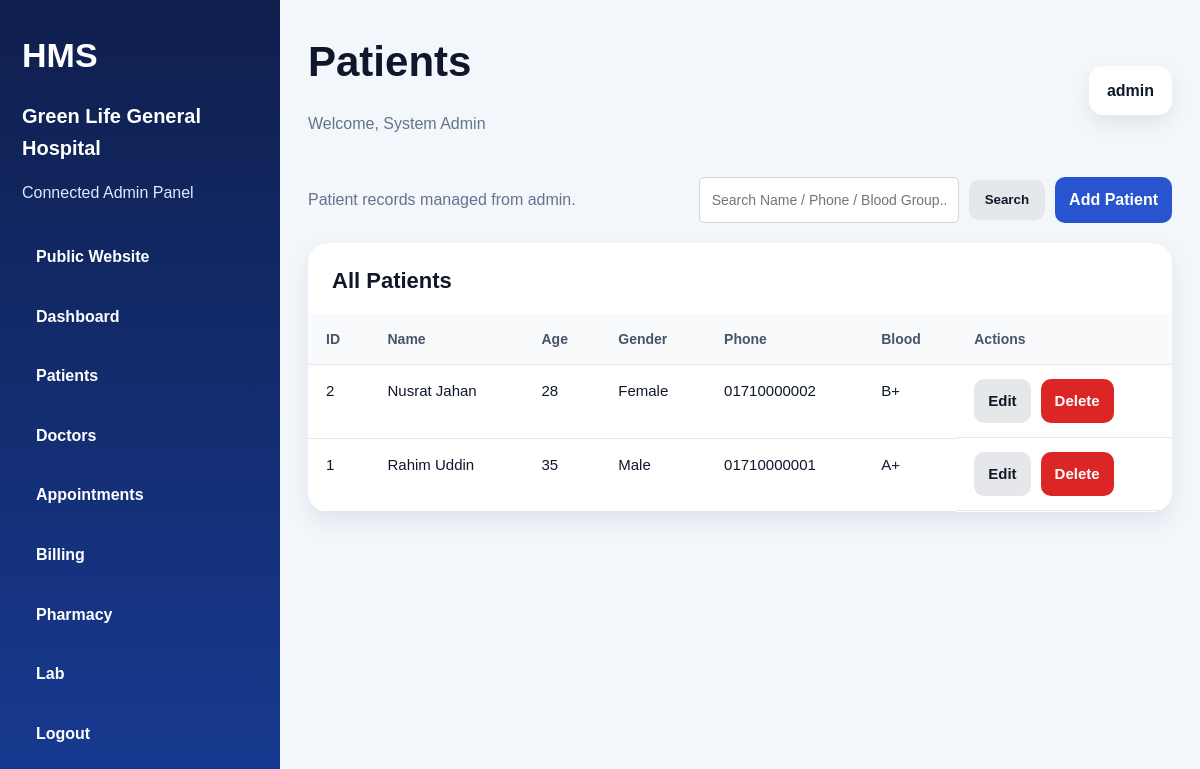
Screenshot of /admin/modules/patients/index.php (signed in) with the database file from the repository.
### tables this page shows
CREATE TABLE patients (
  id INT AUTO_INCREMENT PRIMARY KEY,
  name VARCHAR(120) NOT NULL,
  age INT DEFAULT 0,
  gender VARCHAR(20) DEFAULT 'Male',
  phone VARCHAR(30) NOT NULL,
  blood_group VARCHAR(10) DEFAULT '',
  address VARCHAR(255) DEFAULT '',
  created_at DATETIME NOT NULL
);

### config/app.php (called while the page is built, shortened)
<?php
function e($v): string
{
    return htmlspecialchars((string) $v, ENT_QUOTES, 'UTF-8');
}

### admin/modules/patients/index.php (the view, shortened to what this page needs)
<?php
require_once __DIR__ . '/../../../config/database.php';
$sql = "
    SELECT *
    FROM patients
";
$params = [];
$sql .= " ORDER BY id DESC";
$stmt = $pdo->prepare($sql);
$stmt->execute($params);
$rows = $stmt->fetchAll();
include __DIR__ . '/../../partials/header.php';
?>
<div class="toolbar">
    <div class="muted">
        Patient records managed from admin.
    </div>
    <div class="toolbar-actions">
        <form method="GET" class="search-form">
            <input
                type="text"
                name="search"
                class="form-control"
                placeholder="Search Name / Phone / Blood Group..."
                value="<?= e($_GET['search'] ?? '') ?>">
            <button type="submit" class="btn btn-secondary">
                Search
            </button>
        </form>
        <a class="btn btn-primary" href="form.php">
            Add Patient
        </a>
    </div>
</div>
<div class="table-card">
    <div class="table-head">
        <h3>All Patients</h3>
    </div>
    <div class="table-wrap">
        <table class="table">
            <thead>
                <tr>
                    <th>ID</th>
                    <th>Name</th>
                    <th>Age</th>
                    <th>Gender</th>
                    <th>Phone</th>
                    <th>Blood</th>
                    <th>Actions</th>
                </tr>
            </thead>
            <tbody>
            <?php if(count($rows) > 0): ?>
                <?php foreach($rows as $r): ?>
                <tr>
                    <td><?= e($r['id']) ?></td>
                    <td><?= e($r['name']) ?></td>
                    <td><?= e($r['age']) ?></td>
                    <td><?= e($r['gender']) ?></td>
                    <td><?= e($r['phone']) ?></td>
                    <td><?= e($r['blood_group']) ?></td>
                    <td class="actions">
                        <a class="btn btn-secondary"
                           href="form.php?id=<?= e($r['id']) ?>">
                            Edit
                        </a>
                        <a class="btn btn-danger"
                           data-confirm="Delete patient?"
                           href="delete.php?id=<?= e($r['id']) ?>">
                            Delete
                        </a>
                    </td>
                </tr>
                <?php endforeach; ?>
            <?php endif; ?>
            </tbody>
        </table>
    </div>
</div>
<?php include __DIR__ . '/../../partials/footer.php'; ?>

### assets/css/style.css (style rules this page uses)
:root { --bg:#f4f7fb; --card:#fff; --text:#172033; --muted:#5f6b7a; --pri:#1d4ed8; --pri2:#0f172a; --line:#e5e7eb; --success:#16a34a; --warn:#d97706; --danger:#dc2626; --radius:22px; --shadow:0 16px 36px rgba(15,23,42,.10) }
* { box-sizing:border-box }
html { scroll-behavior:smooth }
body { margin:0; font-family:Arial,Helvetica,sans-serif; background:var(--bg); color:var(--text); line-height:1.6 }
a { text-decoration:none; color:inherit }
.btn { display:inline-flex; align-items:center; justify-content:center; padding:13px 20px; border-radius:14px; border:none; cursor:pointer; font-weight:700; transition:.25s ease }
.btn-primary { background:var(--pri); color:#fff }
.btn-secondary { background:#eef2ff; color:var(--pri2) }
.btn-danger { background:#fee2e2; color:#991b1b }
.muted { color:var(--muted) }
.hero-card, .panel, .table-card, .stat-card, .info-card, .login-panel { background:var(--card); border-radius:var(--radius); box-shadow:var(--shadow) }
.form-control { width: 100%; height: 48px; border: 1px solid #d1d5db; border-radius: 12px; padding: 12px 14px; font-size: 15px; color: #111827; background: #ffffff; outline: none; box-sizing: border-box; }
.muted { color:#6b7280; }
.btn { display:inline-block; padding:12px 18px; border-radius:8px; text-decoration:none; border:none; cursor:pointer; font-weight:600; }
.btn-primary { background:#2854cf; color:#fff; }
.btn-secondary { background:#e5e7eb; color:#111827; }
.muted { color: #6b7280; }
.btn { display: inline-block; padding: 12px 18px; border-radius: 10px; text-decoration: none; border: none; cursor: pointer; font-weight: 600; }
.btn-primary { background: #2854cf; color: #fff; }
.btn-secondary { background: #e5e7eb; color: #111827; }
.admin-body { margin: 0; background: #f3f6fb; font-family: Arial, sans-serif; color: #0f172a; }
.table-card { background: #ffffff; border-radius: 20px; box-shadow: 0 10px 24px rgba(15, 23, 42, 0.08); overflow: hidden; }
.table-head { padding: 20px 24px 0; }
.table-head h3 { margin: 0 0 16px; font-size: 22px; color: #0f172a; }
.table-wrap { width: 100%; overflow-x: auto; }
.table { width: 100%; border-collapse: collapse; }
.table th, .table td { padding: 14px 18px; text-align: left; border-bottom: 1px solid #e5e7eb; }
.table th { background: #f8fafc; font-size: 14px; color: #475569; font-weight: 800; }
.table td { font-size: 15px; color: #0f172a; }
.muted { color: #64748b; }
.toolbar { display: flex; align-items: center; justify-content: space-between; gap: 16px; margin-bottom: 20px; flex-wrap: wrap; }
.actions { display: flex; gap: 10px; flex-wrap: wrap; }
.btn-danger { background: #dc2626; color: #ffffff; text-decoration: none; padding: 10px 14px; border-radius: 10px; font-weight: 600; display: inline-block; }
.btn-secondary { background: #e5e7eb; color: #111827; text-decoration: none; padding: 10px 14px; border-radius: 10px; font-weight: 600; display: inline-block; }
.btn-primary { background: #2854cf; color: #ffffff; text-decoration: none; padding: 10px 14px; border-radius: 10px; font-weight: 600; display: inline-block; }
.table th, .table td { padding: 14px 18px; text-align: left; border-bottom: 1px solid #e5e7eb; vertical-align: top; }
.form-control { width: 100%; min-height: 46px; border: 1px solid #d1d5db; border-radius: 10px; padding: 10px 14px; font-size: 15px; color: #111827; background: #ffffff; box-sizing: border-box; outline: none; }

### admin/partials/header.php (style rules this page uses)
.toolbar { display:flex; justify-content:space-between; align-items:center; flex-wrap:wrap; gap:15px; margin-bottom:20px; }
.toolbar-actions { display:flex; align-items:center; gap:10px; flex-wrap:wrap; }
.search-form { display:flex; align-items:center; gap:10px; }
.search-form .form-control { width:260px; height:40px; padding:8px 12px; border:1px solid #ced4da; border-radius:5px; font-size:14px; outline:none; transition:.3s; }
.search-form .btn { height:40px; padding:0 16px; display:flex; align-items:center; justify-content:center; cursor:pointer; }
.btn-primary { white-space:nowrap; }
.btn-secondary { white-space:nowrap; }

### rows the page displays
patients: id "2", name "Nusrat Jahan", age "28", gender "Female", phone "01710000002", blood_group "B+"
patients: id "1", name "Rahim Uddin", age "35", gender "Male", phone "01710000001", blood_group "A+"

### other values shown
APP_NAME "Green Life General Hospital"
$pageTitle "Patients"
$_SESSION['admin_name'] "System Admin"
$_SESSION['admin_username'] "admin"
